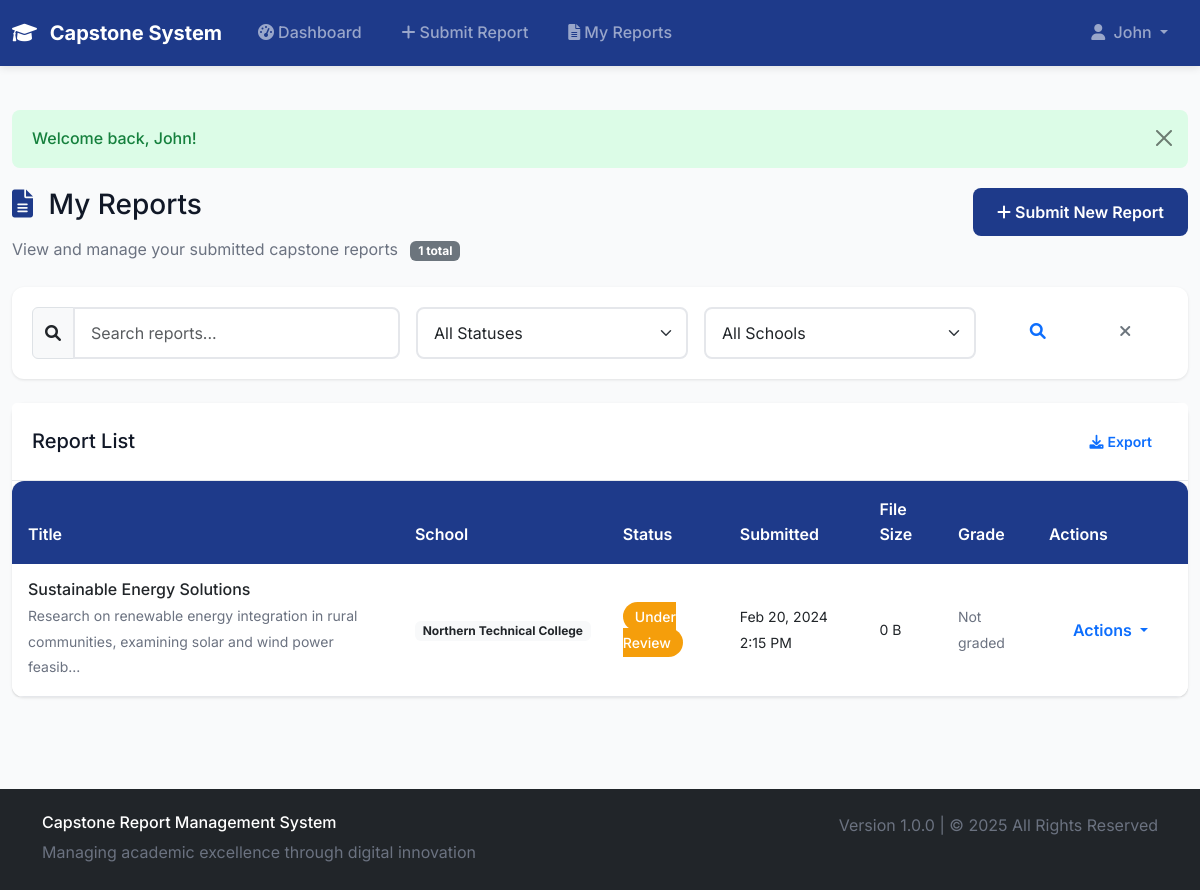
/student/my_reports.php (signed in), run on the app's committed database.
### tables this page shows
CREATE TABLE reports (
    id INT AUTO_INCREMENT PRIMARY KEY,
    title VARCHAR(255) NOT NULL,
    description TEXT,
    student_id INT NOT NULL,
    school_id INT NOT NULL,
    file_path VARCHAR(500),
    file_name VARCHAR(255),
    file_size INT,
    status ENUM('submitted', 'under_review', 'approved', 'rejected', 'revision_required') DEFAULT 'submitted',
    admin_comments TEXT,
    school_comments TEXT,
    submission_date TIMESTAMP DEFAULT CURRENT_TIMESTAMP,
    reviewed_at TIMESTAMP NULL,
    reviewed_by_admin INT,
    reviewed_by_school BOOLEAN DEFAULT FALSE,
    grade VARCHAR(10),
    FOREIGN KEY (student_id) REFERENCES users(id) ON DELETE CASCADE,
    FOREIGN KEY (school_id) REFERENCES schools(id) ON DELETE CASCADE,
    FOREIGN KEY (reviewed_by_admin) REFERENCES users(id) ON DELETE SET NULL
);

CREATE TABLE schools (
    id INT AUTO_INCREMENT PRIMARY KEY,
    name VARCHAR(255) NOT NULL,
    code VARCHAR(50) UNIQUE NOT NULL,
    email VARCHAR(255) NOT NULL,
    password VARCHAR(255) NOT NULL,
    contact_person VARCHAR(255),
    phone VARCHAR(50),
    address TEXT,
    status ENUM('active', 'inactive') DEFAULT 'active',
    created_at TIMESTAMP DEFAULT CURRENT_TIMESTAMP
);

### config/config.php (called while the page is built, shortened)
<?php
require_once __DIR__ . '/database.php';
require_once __DIR__ . '/../includes/functions.php';
$db = new Database();
?>

### config/database.php (called while the page is built, shortened)
<?php
class Database {
    private $host = DB_HOST;
    private $username = DB_USERNAME;
    private $password = DB_PASSWORD;
    private $database = DB_NAME;
    private $connection;
    private function connect() {
        try {
            if (DB_TYPE === 'pgsql') {
                $port = defined('DB_PORT') ? DB_PORT : '5432';
                $this->connection = new PDO(
                    "pgsql:host={$this->host};port={$port};dbname={$this->database}",
                    $this->username,
                    $this->password,
                    [
                        PDO::ATTR_ERRMODE => PDO::ERRMODE_EXCEPTION,
                        PDO::ATTR_DEFAULT_FETCH_MODE => PDO::FETCH_ASSOC,
                        PDO::ATTR_EMULATE_PREPARES => false
                    ]
                );
            } else {
                $this->connection = new PDO(
                    "mysql:host={$this->host};dbname={$this->database};charset=utf8mb4",
                    $this->username,
                    $this->password,
                    [
                        PDO::ATTR_ERRMODE => PDO::ERRMODE_EXCEPTION,
                        PDO::ATTR_DEFAULT_FETCH_MODE => PDO::FETCH_ASSOC,
                        PDO::ATTR_EMULATE_PREPARES => false
                    ]
                );
            }
        } catch (PDOException $e) {
            die("Database connection failed: " . $e->getMessage());
        }
    }
    public function query($sql, $params = []) {
        try {
            $stmt = $this->connection->prepare($sql);
            $stmt->execute($params);
            return $stmt;
        } catch (PDOException $e) {
            error_log("Database query error: " . $e->getMessage());
            return false;
        }
    }
    public function fetchAll($sql, $params = []) {
        $stmt = $this->query($sql, $params);
        return $stmt ? $stmt->fetchAll() : [];
    }
    public function fetchOne($sql, $params = []) {
        $stmt = $this->query($sql, $params);
        return $stmt ? $stmt->fetch() : null;
    }
}
?>

### student/my_reports.php (the view, shortened to what this page needs)
<?php
require_once '../config/config.php';
$studentId = $_SESSION['user_id'];
$page = (int)($_GET['page'] ?? 1);
$perPage = 10;
$offset = ($page - 1) * $perPage;
$search = $_GET['search'] ?? '';
$statusFilter = $_GET['status'] ?? '';
$schoolFilter = $_GET['school'] ?? '';
$conditions = ["r.student_id = ?"];
$params = [$studentId];
$whereClause = implode(' AND ', $conditions);
$totalReports = $db->fetchOne(
    "SELECT COUNT(*) as count FROM reports r WHERE $whereClause",
    $params
)['count'];
$reports = $db->fetchAll(
    "SELECT r.*, s.name as school_name
     FROM reports r
     JOIN schools s ON r.school_id = s.id
     WHERE $whereClause
     ORDER BY r.submission_date DESC
     LIMIT $perPage OFFSET $offset",
    $params
);
require_once '../includes/header.php';
?>
<div class="row mb-4">
    <div class="col">
        <h1 class="h3 mb-3">
            <i class="fas fa-file-alt text-primary me-2"></i>
            My Reports
        </h1>
        <p class="text-muted mb-0">
            View and manage your submitted capstone reports
            <span class="badge bg-secondary ms-2"><?php echo $totalReports; ?> total</span>
        </p>
    </div>
    <div class="col-auto">
        <a href="submit_report.php" class="btn btn-primary">
            <i class="fas fa-plus me-1"></i>Submit New Report
        </a>
    </div>
</div>
<div class="card mb-4">
    <div class="card-body">
        <form method="GET" class="row g-3">
            <div class="col-md-4">
                <div class="input-group">
                    <span class="input-group-text">
                        <i class="fas fa-search"></i>
                    </span>
                    <input type="text" class="form-control" name="search"
                           value="<?php echo htmlspecialchars($search); ?>"
                           placeholder="Search reports...">
                </div>
            </div>
            <div class="col-md-3">
                <select class="form-select" name="status">
                    <option value="">All Statuses</option>
                </select>
            </div>
            <div class="col-md-3">
                <select class="form-select" name="school">
                    <option value="">All Schools</option>
                </select>
            </div>
            <div class="col-md-2">
                <div class="btn-group w-100">
                    <button type="submit" class="btn btn-outline-primary">
                        <i class="fas fa-search"></i>
                    </button>
                    <a href="my_reports.php" class="btn btn-outline-secondary">
                        <i class="fas fa-times"></i>
                    </a>
                </div>
            </div>
        </form>
    </div>
</div>
<div class="card">
    <div class="card-header d-flex justify-content-between align-items-center">
        <h5 class="mb-0">
            Report List
        </h5>
        <?php if (!empty($reports)): ?>
            <button class="btn btn-sm btn-outline-primary" onclick="exportTable('reportsTable', 'my_reports')">
                <i class="fas fa-download me-1"></i>Export
            </button>
        <?php endif; ?>
    </div>
    <div class="card-body p-0">
        <?php if (empty($reports)): ?>
            <div class="text-center py-5">
                <i class="fas fa-file-alt fa-3x text-muted mb-3"></i>
                <h6 class="text-muted">No reports found</h6>
                <?php if ($search || $statusFilter || $schoolFilter): ?>
                    <p class="text-muted mb-3">Try adjusting your search criteria</p>
                    <a href="my_reports.php" class="btn btn-outline-primary me-2">
                        <i class="fas fa-times me-1"></i>Clear Filters
                    </a>
                <?php else: ?>
                    <p class="text-muted mb-3">Start by submitting your first capstone report</p>
                <?php endif; ?>
                <a href="submit_report.php" class="btn btn-primary">
                    <i class="fas fa-plus me-1"></i>Submit Report
                </a>
            </div>
        <?php else: ?>
            <div class="table-responsive">
                <table class="table table-hover mb-0" id="reportsTable">
                    <thead>
                        <tr>
                            <th>Title</th>
                            <th>School</th>
                            <th>Status</th>
                            <th>Submitted</th>
                            <th>File Size</th>
                            <th>Grade</th>
                            <th>Actions</th>
                        </tr>
                    </thead>
                    <tbody>
                        <?php foreach ($reports as $report): ?>
                            <tr class="searchable-row">
                                <td>
                                    <div>
                                        <h6 class="mb-1"><?php echo htmlspecialchars($report['title']); ?></h6>
                                        <?php if ($report['description']): ?>
                                            <small class="text-muted">
                                                <?php echo htmlspecialchars(substr($report['description'], 0, 100)) . (strlen($report['description']) > 100 ? '...' : ''); ?>
                                            </small>
                                        <?php endif; ?>
                                    </div>
                                </td>
                                <td>
                                    <span class="badge bg-light text-dark">
                                        <?php echo htmlspecialchars($report['school_name']); ?>
                                    </span>
                                </td>
                                <td>
                                    <span class="status-badge status-<?php echo $report['status']; ?>">
                                        <?php echo ucfirst(str_replace('_', ' ', $report['status'])); ?>
                                    </span>
                                </td>
                                <td>
                                    <small><?php echo formatDate($report['submission_date']); ?></small>
                                </td>
                                <td>
                                    <small><?php echo formatFileSize($report['file_size']); ?></small>
                                </td>
                                <td>
                                    <?php if ($report['grade']): ?>
                                        <span class="badge bg-success">
                                            <?php echo htmlspecialchars($report['grade']); ?>
                                        </span>
                                    <?php else: ?>
                                        <small class="text-muted">Not graded</small>
                                    <?php endif; ?>
                                </td>
                                <td>
                                    <div class="btn-group btn-group-sm">
                                        <button type="button" class="btn btn-outline-primary dropdown-toggle"
                                                data-bs-toggle="dropdown">
                                            Actions
                                        </button>
                                    </div>
                                </td>
                            </tr>
                        <?php endforeach; ?>
                    </tbody>
                </table>
            </div>
        <?php endif; ?>
    </div>
</div>
<?php require_once '../includes/footer.php'; ?>

### assets/css/style.css (style rules this page uses)
:root { --primary-color: #1E3A8A; --secondary-color: #059669; --background-color: #F9FAFB; --text-color: #111827; --accent-color: #7C3AED; --warning-color: #F59E0B; --light-gray: #E5E7EB; --medium-gray: #6B7280; --dark-gray: #374151; }
* { margin: 0; padding: 0; box-sizing: border-box; }
body { font-family: 'Inter', 'Source Sans Pro', -apple-system, BlinkMacSystemFont, sans-serif; background-color: var(--background-color); color: var(--text-color); line-height: 1.6; }
.text-primary { color: var(--primary-color) !important; }
.btn-primary { background-color: var(--primary-color); border-color: var(--primary-color); }
.card { border: none; border-radius: 12px; box-shadow: 0 1px 3px rgba(0, 0, 0, 0.1); margin-bottom: 20px; transition: all 0.3s ease; }
.card-header { background-color: white; border-bottom: 1px solid var(--light-gray); padding: 20px; font-weight: 600; color: var(--text-color); }
.card-body { padding: 20px; }
.status-badge { padding: 6px 12px; border-radius: 20px; font-size: 0.875rem; font-weight: 500; text-transform: capitalize; }
.status-under_review { background-color: var(--warning-color); color: white; }
.form-control, .form-select { border: 2px solid var(--light-gray); border-radius: 8px; padding: 12px 16px; font-size: 1rem; transition: all 0.3s ease; }
.table { background-color: white; border-radius: 12px; overflow: hidden; box-shadow: 0 1px 3px rgba(0, 0, 0, 0.1); }
.table thead th { background-color: var(--primary-color); color: white; font-weight: 600; padding: 16px; border: none; }
.table tbody td { padding: 16px; vertical-align: middle; border-bottom: 1px solid var(--light-gray); }
.btn { border-radius: 8px; padding: 12px 24px; font-weight: 600; font-size: 1rem; transition: all 0.3s ease; border: none; }
.btn-sm { padding: 8px 16px; font-size: 0.875rem; }
.text-muted { color: var(--medium-gray) !important; }

### data on the page
reports: title "Sustainable Energy Solutions", description "Research on renewable energy integration in rural communities, examining solar and wind power feasib", school.name "Northern Technical College", status "Under Review", submission_date "Feb 20, 2024 2:15 PM", file_size "0 B", shows "Not graded"

### other printed values
$_SESSION['first_name'] "John"
$message "Welcome back, John!"
$totalReports "1"
APP_VERSION "1.0.0"
